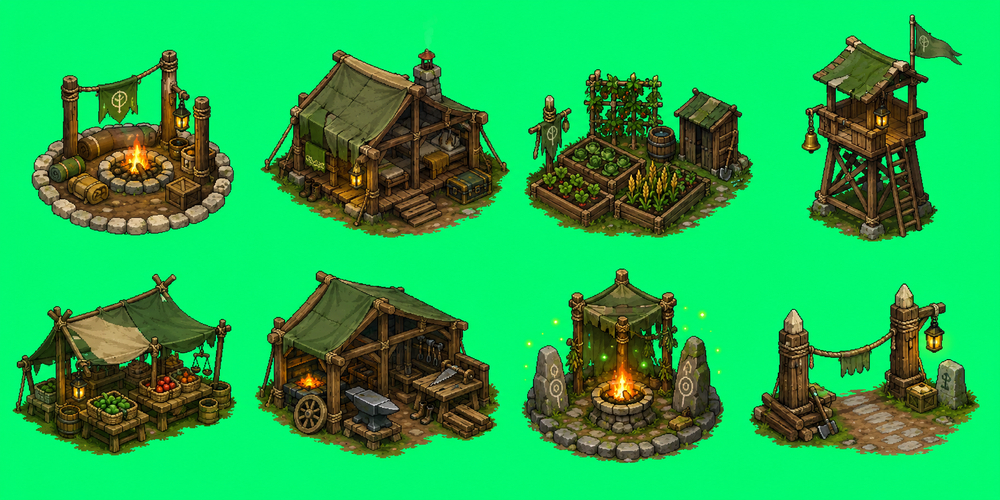
#> input picture art/generated/facilities/raw/facility-set-2026-07-31/ChatGPT Image 2026年7月31日 19_32_09 (1).png, 1000 x 500 px, shrunk from 1774 x 887 before the run
$ python ingest_facility_assets.py
#> lines starting #> are read from the running program, lines starting #| are printed output that depends on the picture
### scripts/process_generated_asset.py
#!/usr/bin/env python3
"""Turn a generated image into a deterministic, grid-aligned pixel asset.

The processor is intentionally independent from image generation. It supports
opaque scene art, white backgrounds, and flat chroma-key backgrounds. Background
removal floods inward from the border, so enclosed highlights matching the key
color are preserved.
"""

from __future__ import annotations

import argparse
import json
import math
from collections import deque
from dataclasses import asdict, dataclass
from pathlib import Path
from typing import Iterable

from PIL import Image, ImageColor, ImageEnhance, ImageStat


@dataclass(frozen=True)
class ProcessReport:
    input: str
    logical_output: str
    preview_output: str
    source_size: tuple[int, int]
    foreground_bbox: tuple[int, int, int, int]
    grid_size: tuple[int, int]
    preview_scale: int
    requested_colors: int
    actual_colors: int
    key_mode: str
    key_color: tuple[int, int, int] | None
    foreground_pixels: int
    transparent_pixels: int
    alpha_values: tuple[int, ...]


# [5 lines left out: function parse_size, not called in this run]


def border_pixels(image: Image.Image) -> list[tuple[int, int, int]]:
    rgb = image.convert("RGB")
    width, height = rgb.size
    pixels: list[tuple[int, int, int]] = []
    for x in range(width):
        pixels.append(rgb.getpixel((x, 0)))
        if height > 1:
            pixels.append(rgb.getpixel((x, height - 1)))
    for y in range(1, max(1, height - 1)):
        pixels.append(rgb.getpixel((0, y)))
        if width > 1:
            pixels.append(rgb.getpixel((width - 1, y)))
    return pixels


def median_key(image: Image.Image) -> tuple[int, int, int]:
    pixels = border_pixels(image)
    strip = Image.new("RGB", (len(pixels), 1))
    strip.putdata(pixels)
    median = ImageStat.Stat(strip).median
    return tuple(int(channel) for channel in median[:3])


def color_distance(left: tuple[int, int, int], right: tuple[int, int, int]) -> float:
    # Weighted RGB distance is stable, cheap, and less sensitive to green noise.
    return math.sqrt(
        0.30 * (left[0] - right[0]) ** 2
        + 0.59 * (left[1] - right[1]) ** 2
        + 0.11 * (left[2] - right[2]) ** 2
    )


def remove_connected_background(
    source: Image.Image,
    key: tuple[int, int, int],
    transparent_threshold: float,
    opaque_threshold: float,
    despill: bool,
) -> Image.Image:
    if opaque_threshold <= transparent_threshold:
        raise ValueError("opaque threshold must be larger than transparent threshold")

    image = source.convert("RGBA")
    width, height = image.size
    rgba = list(image.getdata())
    distances = [color_distance(pixel[:3], key) for pixel in rgba]
    visited = bytearray(width * height)
    queue: deque[int] = deque()

    def enqueue(index: int) -> None:
        if not visited[index] and distances[index] < opaque_threshold:
            visited[index] = 1
            queue.append(index)

    for x in range(width):
        enqueue(x)
        enqueue((height - 1) * width + x)
    for y in range(height):
        enqueue(y * width)
        enqueue(y * width + width - 1)

    while queue:
        index = queue.popleft()
        x = index % width
        y = index // width
        if x > 0:
            enqueue(index - 1)
        if x + 1 < width:
            enqueue(index + 1)
        if y > 0:
            enqueue(index - width)
        if y + 1 < height:
            enqueue(index + width)

    key_channel = max(range(3), key=lambda channel: key[channel])
    output: list[tuple[int, int, int, int]] = []
    for index, pixel in enumerate(rgba):
        red, green, blue, original_alpha = pixel
        if not visited[index]:
            output.append(pixel)
            continue
        distance = distances[index]
        matte = max(0.0, min(1.0, (distance - transparent_threshold) / (opaque_threshold - transparent_threshold)))
        alpha = round(original_alpha * matte)
        channels = [red, green, blue]
        if despill and 0 < alpha < 255:
            other_max = max(channels[(key_channel + 1) % 3], channels[(key_channel + 2) % 3])
            channels[key_channel] = min(channels[key_channel], other_max + 8)
        output.append((*channels, alpha))

    result = Image.new("RGBA", image.size)
    result.putdata(output)
    return result


def expanded_bbox(alpha: Image.Image, padding: int) -> tuple[int, int, int, int]:
    bbox = alpha.getbbox()
    if bbox is None:
        raise ValueError("background removal produced an empty image")
    left, top, right, bottom = bbox
    return (
        max(0, left - padding),
        max(0, top - padding),
        min(alpha.width, right + padding),
        min(alpha.height, bottom + padding),
    )


def fit_to_grid(image: Image.Image, size: tuple[int, int], padding: int) -> Image.Image:
    width, height = size
    if padding * 2 >= width or padding * 2 >= height:
        raise ValueError("logical padding leaves no room for the subject")
    content_width = width - padding * 2
    content_height = height - padding * 2
    ratio = min(content_width / image.width, content_height / image.height)
    resized_size = (
        max(1, round(image.width * ratio)),
        max(1, round(image.height * ratio)),
    )
    resized = image.resize(resized_size, Image.Resampling.LANCZOS)
    canvas = Image.new("RGBA", size, (0, 0, 0, 0))
    offset = ((width - resized.width) // 2, (height - resized.height) // 2)
    canvas.alpha_composite(resized, offset)
    return canvas


def build_palette(pixels: Iterable[tuple[int, int, int]], colors: int) -> list[tuple[int, int, int]]:
    values = list(pixels)
    if not values:
        raise ValueError("no opaque pixels remain for palette generation")
    strip = Image.new("RGB", (len(values), 1))
    strip.putdata(values)
    quantized = strip.quantize(
        colors=min(colors, len(set(values))),
        method=Image.Quantize.MEDIANCUT,
        dither=Image.Dither.NONE,
    ).convert("RGB")
    return sorted(set(quantized.getdata()))


def nearest_color(color: tuple[int, int, int], palette: list[tuple[int, int, int]]) -> tuple[int, int, int]:
    return min(
        palette,
        key=lambda candidate: (
            (color[0] - candidate[0]) ** 2
            + (color[1] - candidate[1]) ** 2
            + (color[2] - candidate[2]) ** 2
        ),
    )


def quantize_rgba(image: Image.Image, colors: int, alpha_threshold: int) -> Image.Image:
    rgba = image.convert("RGBA")
    source = list(rgba.getdata())
    opaque_rgb = [pixel[:3] for pixel in source if pixel[3] >= alpha_threshold]
    palette = build_palette(opaque_rgb, colors)
    cache: dict[tuple[int, int, int], tuple[int, int, int]] = {}
    output: list[tuple[int, int, int, int]] = []
    for red, green, blue, alpha in source:
        if alpha < alpha_threshold:
            output.append((0, 0, 0, 0))
            continue
        rgb = (red, green, blue)
        mapped = cache.setdefault(rgb, nearest_color(rgb, palette))
        output.append((*mapped, 255))
    result = Image.new("RGBA", rgba.size)
    result.putdata(output)
    return result


def resolve_key(image: Image.Image, mode: str) -> tuple[int, int, int] | None:
    normalized = mode.strip().lower()
    if normalized == "none":
        return None
    if normalized == "auto":
        return median_key(image)
    if normalized == "white":
        return (255, 255, 255)
    return ImageColor.getrgb(mode)


def process_asset(
    input_path: Path,
    logical_output: Path,
    preview_output: Path,
    report_output: Path,
    *,
    grid: tuple[int, int],
    scale: int,
    colors: int,
    key_mode: str,
    source_padding: int,
    logical_padding: int,
    transparent_threshold: float,
    opaque_threshold: float,
    alpha_threshold: int,
    contrast: float,
    despill: bool,
) -> ProcessReport:
    source = Image.open(input_path).convert("RGBA")
    key = resolve_key(source, key_mode)
    extracted = (
        remove_connected_background(
            source,
            key,
            transparent_threshold=transparent_threshold,
            opaque_threshold=opaque_threshold,
            despill=despill,
        )
        if key is not None
        else source
    )
    bbox = expanded_bbox(extracted.getchannel("A"), source_padding)
    cropped = extracted.crop(bbox)
    fitted = fit_to_grid(cropped, grid, logical_padding)
    fitted = ImageEnhance.Contrast(fitted).enhance(contrast)
    logical = quantize_rgba(fitted, colors, alpha_threshold)
    preview = logical.resize(
        (logical.width * scale, logical.height * scale),
        Image.Resampling.NEAREST,
    )

    logical_output.parent.mkdir(parents=True, exist_ok=True)
    preview_output.parent.mkdir(parents=True, exist_ok=True)
    report_output.parent.mkdir(parents=True, exist_ok=True)
    logical.save(logical_output, optimize=True)
    preview.save(preview_output, optimize=True)

    pixels = list(logical.getdata())
    report = ProcessReport(
        input=str(input_path),
        logical_output=str(logical_output),
        preview_output=str(preview_output),
        source_size=source.size,
        foreground_bbox=bbox,
        grid_size=grid,
        preview_scale=scale,
        requested_colors=colors,
        actual_colors=len({pixel[:3] for pixel in pixels if pixel[3] > 0}),
        key_mode=key_mode,
        key_color=key,
        foreground_pixels=sum(pixel[3] > 0 for pixel in pixels),
        transparent_pixels=sum(pixel[3] == 0 for pixel in pixels),
        alpha_values=tuple(sorted({pixel[3] for pixel in pixels})),
    )
    report_output.write_text(
        json.dumps(asdict(report), ensure_ascii=False, indent=2) + "\n",
        encoding="utf-8",
    )
    return report


# [39 lines left out: function main, not called in this run]


# [2 lines that do not run on import are left out]

### scripts/ingest_facility_assets.py
#!/usr/bin/env python3
"""Split and normalize the eight generated Realmseed settlement facilities."""

from __future__ import annotations

import json
import shutil
from pathlib import Path

from PIL import Image

from process_generated_asset import process_asset

ROOT = Path(__file__).resolve().parents[1]
BASE = ROOT / "art/generated/facilities"
RAW = BASE / "raw/facility-set-2026-07-31"
CELLS = BASE / "cells"
PROCESSED = BASE / "processed"
PREVIEWS = BASE / "previews"
REPORTS = BASE / "reports"
PUBLIC = ROOT / "public/assets/art"

SPRITE_SOURCE = RAW / "ChatGPT Image 2026年7月31日 19_32_09 (1).png"
DAY_SOURCE = RAW / "ChatGPT Image 2026年7月31日 19_32_09 (2).png"
NIGHT_SOURCE = RAW / "ChatGPT Image 2026年7月31日 19_32_10 (3).png"

FACILITIES = [
    "camp-core",
    "house",
    "farm",
    "watchtower",
    "market",
    "workshop",
    "shrine",
    "road-gate",
]


def grid_box(size: tuple[int, int], index: int) -> tuple[int, int, int, int]:
    width, height = size
    row, column = divmod(index, 4)
    return (
        round(column * width / 4),
        round(row * height / 2),
        round((column + 1) * width / 4),
        round((row + 1) * height / 2),
    )


def main() -> None:
    for directory in (CELLS, PROCESSED, PREVIEWS, REPORTS):
        if directory.exists():
            shutil.rmtree(directory)
        directory.mkdir(parents=True, exist_ok=True)
    PUBLIC.mkdir(parents=True, exist_ok=True)

    source = Image.open(SPRITE_SOURCE).convert("RGBA")
    processed: list[Path] = []
    for index, name in enumerate(FACILITIES):
        cell_path = CELLS / f"{index:02d}-{name}.png"
        source.crop(grid_box(source.size, index)).save(cell_path, optimize=True)
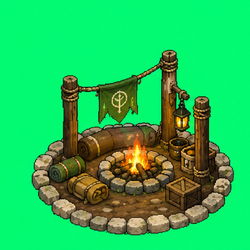
#> saved as 00-camp-core.png: PIL image 250x250 RGBA; mean R, G, B, A 38.6, 190.1, 88, 255
        logical = PROCESSED / f"{index:02d}-{name}.png"
        preview = PREVIEWS / f"{index:02d}-{name}.png"
        report = REPORTS / f"{index:02d}-{name}.json"
        process_asset(
            cell_path,
            logical,
            preview,
            report,
            grid=(32, 32),
            scale=8,
            colors=32,
            key_mode="auto",
            source_padding=6,
            logical_padding=1,
            transparent_threshold=42,
            opaque_threshold=148,
            alpha_threshold=112,
            contrast=1.05,
            despill=True,
        )
#> after the loop in border_pixels, `for x in range(width):`: pixels = 500 items, first 6: (8, 247, 124), (4, 249, 113), (3, 249, 120), (2, 249, 112), (2, 249, 116), (1, 250, 112)
#> after the loop in border_pixels, `for y in range(1, max(1, height - 1)):`: pixels = 996 items, first 6: (8, 247, 124), (4, 249, 113), (3, 249, 120), (2, 249, 112), (2, 249, 116), (1, 250, 112)
#> in median_key, `median = ImageStat.Stat(strip).median`: median = [2, 249, 113]
#> in process_asset, `key = resolve_key(source, key_mode)`: key = (2, 249, 113)
#> in remove_connected_background, `rgba = list(image.getdata())`: rgba = 62500 items
#> in remove_connected_background, `key_channel = max(range(3), key=lambda channel: key[channel])`: key_channel = 1
#> the loop in remove_connected_background, `for index, pixel in enumerate(rgba):` made 62500 passes
#> (pixel, red, green, blue, distance) on passes 1 to 3: ((8, 247, 124, 255), 8, 247, 124, 5.14), ((3, 249, 120, 255), 3, 249, 120, 2.39), ((2, 249, 116, 255), 2, 249, 116, 0.995)
#> after the loop in remove_connected_background, `for index, pixel in enumerate(rgba):`: output = 62500 items
#> in remove_connected_background, `result = Image.new("RGBA", image.size)`: result: PIL image 250x250 RGBA; every value is 0
#> in remove_connected_background, `result.putdata(output)`:
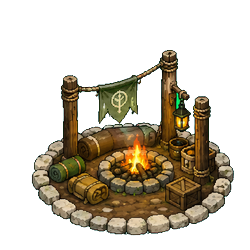
#> result: PIL image 250x250 RGBA; mean R, G, B, A 38.6, 189, 88, 86.7; transparent parts drawn white
#> in expanded_bbox, `bbox = alpha.getbbox()`: bbox = (31, 50, 234, 236)
#> in expanded_bbox, `left, top, right, bottom = bbox`: left = 31; top = 50; right = 234; bottom = 236
#> in process_asset, `bbox = expanded_bbox(extracted.getchannel("A"), source_padding)`: bbox = (25, 44, 240, 242)
#> in process_asset, `cropped = extracted.crop(bbox)`:
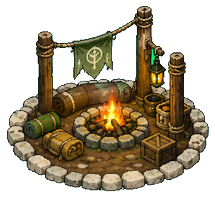
#> cropped: PIL image 215x198 RGBA; mean R, G, B, A 56.2, 160.4, 76.1, 127.3; transparent parts drawn white
#> in fit_to_grid, `canvas = Image.new("RGBA", size, (0, 0, 0, 0))`: canvas: PIL image 32x32 RGBA; every value is 0
#> in fit_to_grid, `canvas.alpha_composite(resized, offset)`:
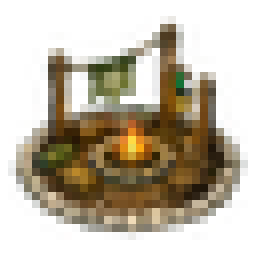
#> canvas: PIL image 32x32 RGBA (shown 8 times larger); mean R, G, B, A 56.9, 46.7, 24.8, 104.8; transparent parts drawn white
#> in quantize_rgba, `source = list(rgba.getdata())`: source = 1024 items, first 6: (0, 0, 0, 0), (0, 0, 0, 0), (0, 0, 0, 0), (0, 0, 0, 0), (0, 0, 0, 0), (0, 0, 0, 0)
#> in quantize_rgba, `opaque_rgb = [pixel[:3] for pixel in source if pixel[3] >= alpha_thres..`: opaque_rgb = 457 items, first 6: (101, 84, 49), (105, 83, 51), (79, 60, 33), (78, 58, 31), (108, 90, 49), (68, 62, 33)
#> in build_palette, `values = list(pixels)`: values has the same summary as opaque_rgb in quantize_rgba
#> in quantize_rgba, `palette = build_palette(opaque_rgb, colors)`: palette = 32 items, first 6: (33, 24, 10), (42, 33, 13), (55, 52, 22), (59, 38, 9), (59, 43, 18), (61, 62, 36)
#> after the loop in quantize_rgba, `for red, green, blue, alpha in source:`: output has the same summary as source
#> in quantize_rgba, `result.putdata(output)`:
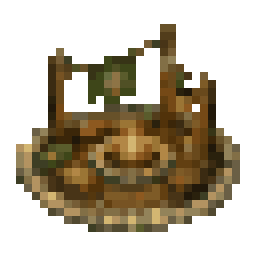
#> result: PIL image 32x32 RGBA (shown 8 times larger); mean R, G, B, A 46.9, 37.1, 19, 113.8; transparent parts drawn white
#> in process_asset, `pixels = list(logical.getdata())`: pixels has the same summary as source in quantize_rgba
        processed.append(logical)
#> pass 2 of the loop in main, `for index, name in enumerate(FACILITIES):`:
#> in main, `source.crop(grid_box(source.size, index)).save(cell_path, optimize=True)`:
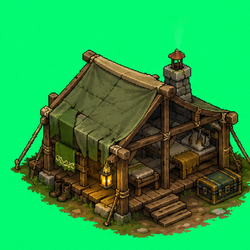
#> saved as 01-house.png: PIL image 250x250 RGBA; mean R, G, B, A 38.2, 161.9, 74.2, 255
#> the loop in remove_connected_background (call 2), `for index, pixel in enumerate(rgba):` made 62500 passes
#> pixel on passes 1 to 3: (2, 249, 115, 255), (2, 248, 115, 255), (2, 248, 115, 255)
#> cropped: PIL image 245x202 RGBA
#> resized: PIL image 30x25 RGBA
#> in quantize_rgba (call 2), `result.putdata(output)`:
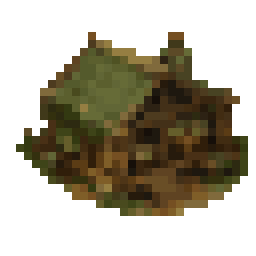
#> result: PIL image 32x32 RGBA (shown 8 times larger); mean R, G, B, A 35.3, 29.6, 14, 113.6; transparent parts drawn white

    atlas = Image.new("RGBA", (len(FACILITIES) * 32, 32), (0, 0, 0, 0))
#> atlas: PIL image 256x32 RGBA; every value is 0
    for index, path in enumerate(processed):
        atlas.alpha_composite(Image.open(path).convert("RGBA"), (index * 32, 0))
#> pass 2 of the loop in main, `for index, path in enumerate(processed):`:
    atlas_output = PUBLIC / "verdant-facilities.png"
    atlas.save(atlas_output, optimize=True)
    atlas.resize((atlas.width * 4, atlas.height * 4), Image.Resampling.NEAREST).save(
        PREVIEWS / "verdant-facilities.png",
        optimize=True,
    )
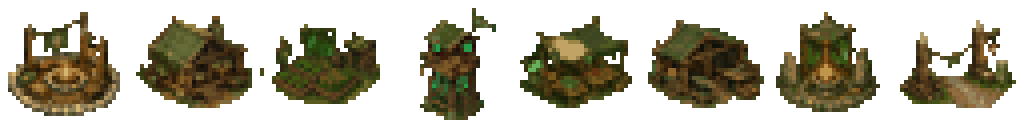
#> saved as verdant-facilities.png: PIL image 1024x128 RGBA; mean R, G, B, A 31.8, 27.7, 12.8, 99.9; transparent parts drawn white

    scene_outputs: dict[str, str] = {}
    for label, path in (("day", DAY_SOURCE), ("night", NIGHT_SOURCE)):
        output = PUBLIC / f"verdant-camp-scene-{label}.webp"
        Image.open(path).convert("RGB").save(output, "WEBP", quality=88, method=6)
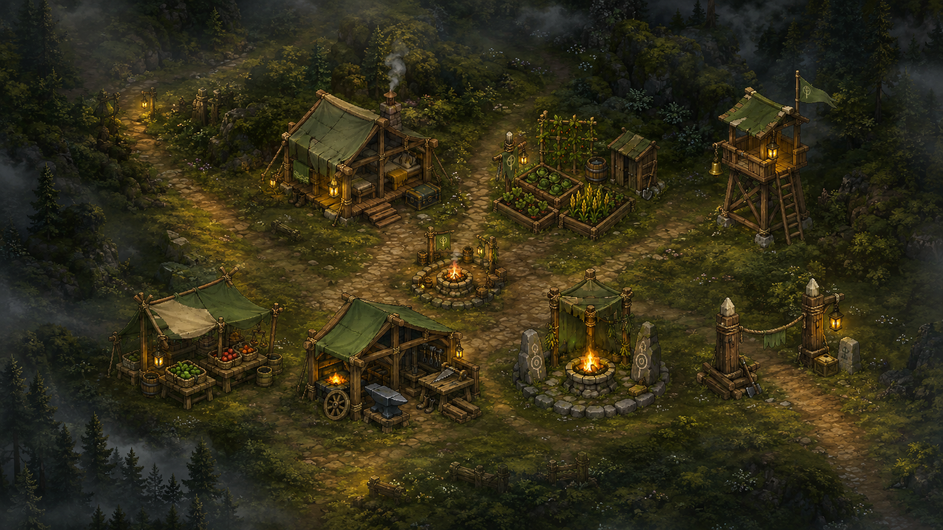
#> input picture art/generated/facilities/raw/facility-set-2026-07-31/ChatGPT Image 2026年7月31日 19_32_09 (2).png, 943 x 530 px, shrunk from 1672 x 941 before the run
        scene_outputs[label] = str(output.relative_to(ROOT))
#> pass 2 of the loop in main, `for label, path in (("day", DAY_SOURCE), ("night", NIGHT_SOURCE)):`:
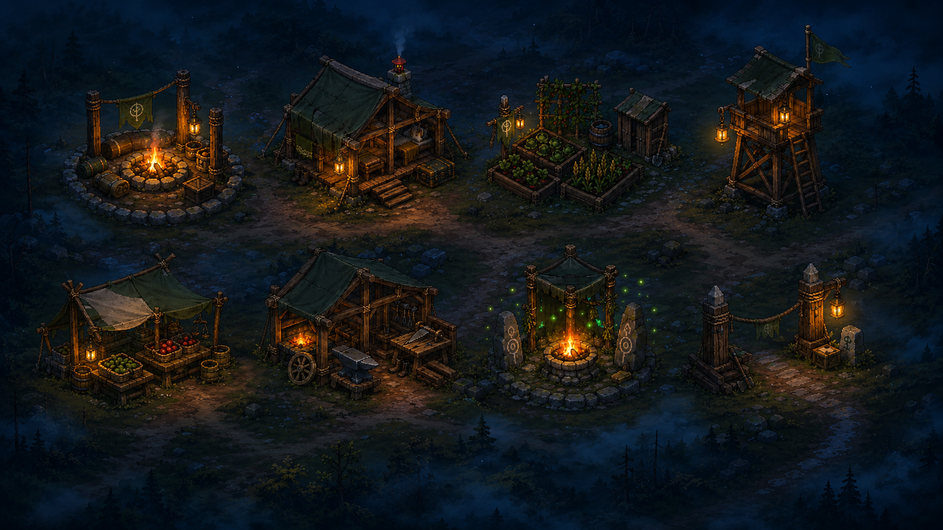
#> input picture art/generated/facilities/raw/facility-set-2026-07-31/ChatGPT Image 2026年7月31日 19_32_10 (3).png, 943 x 530 px, shrunk from 1672 x 941 before the run

    manifest = {
        "source_directory": str(RAW.relative_to(ROOT)),
        "source_sheet": str(SPRITE_SOURCE.relative_to(ROOT)),
        "source_grid": {"rows": 2, "columns": 4},
        "runtime_layout": {"cell": 32, "columns": FACILITIES, "rows": 1},
        "runtime_output": str(atlas_output.relative_to(ROOT)),
        "scene_outputs": scene_outputs,
        "policy": {
            "raw_sources_are_immutable": True,
            "green_background_is_removed": True,
            "runtime_palette_is_limited": True,
        },
    }
    (BASE / "manifest.json").write_text(
        json.dumps(manifest, ensure_ascii=False, indent=2) + "\n",
        encoding="utf-8",
    )
    print(json.dumps(manifest, ensure_ascii=False, indent=2))
#> (printed output is left out)


if __name__ == "__main__":
    main()
